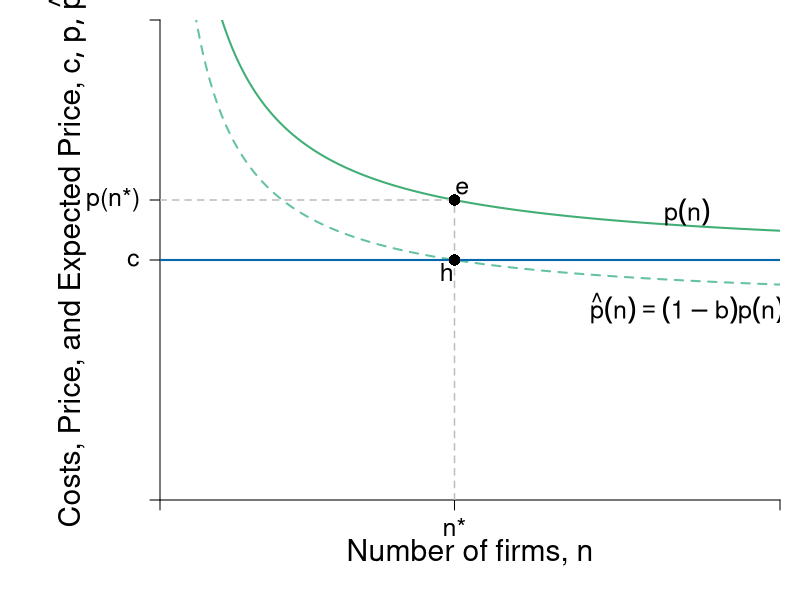

Write the R code that produced this figure.
require(shape)
pdf(file = "competitionmarkets/long_run_n.pdf", width = 9, height = 7)

#Set parameters for graphics
axislabelsize <- 1.8
labelsize <- 1.5
namesize <- 1.8
annotatesize <- 1.5
graphlinewidth <- 2
segmentlinewidth <- 1.5


COL <- c("#7fc97f", "#beaed4", "#fdc086", "#ffff99", "#386cb0", "#f0027f", "#bf5b17", "#666666")
COLA <- c("#e0f3db", "#99d8c9","#66c2a4","#41ae76", "#238b45", "#005824")
COLB <- c("#c6dbef", "#4eb3d3", "#2b8cbe", "#0868ac","#084081")
COLC <- c("#fcfbfd", "#efedf5", "#dadaeb", "#bcbddc", "#9e9ac8", "#807dba", "#6a51a3", "#54278f", "#3f007d")

par(mar =  c(5, 8, 1, 1))

Profit <- function(n, pbar = 60, c = 10, beta = 0.5) {
  (pbar - c)^2 / (((n + 1)^2)*beta)
}

totaln <- function(pi, pbar = 60, c = 10, beta = 0.5){
  (pbar - c)/(sqrt(pi*beta)) - 1
}

cournotPrice <- function(n, pbar = 60, c1 = 10) {
  c1 + (1/(n+1))*(pbar - c1)
}


# Barriers to entry
# Inputs: Probability of BTE (b) and number of firms
# Outputs: Price Level at some n
bte <- function(n, b = 0) {
  cournotPrice(n)*(1-b)
}

nstar <- function(b, pbar = 60, c = 10){
(pbar*(1 - b) - c) / (b*c)
}

#Levels for the barriers to entry specified here
barriers <- c(0.2, 0.5, 0.71)
costs <- c(5, 10)

xlims <- c(0, 40)
ylims <- c(0, 20)

plot(0, 0, xlim = xlims, ylim = ylims, type = "n",
     xlab = expression(paste("")),
     ylab = expression(paste("")), 
     xaxt = "n", 
     yaxt = "n", 
     cex.lab = axislabelsize, 
     bty = "n",
     xaxs="i", 
     yaxs="i")

ticksy <- c(0, 10, cournotPrice(n = nstar(b = barriers[1]), c = costs[2]),  ylims[2])
ylabels <- c(NA, expression(c), expression(paste(p,"(n*)")), NA)
ticksx <- c(0, nstar(b = barriers[1]), xlims[2])
xlabels <- c(NA, expression(paste(n,"*")), NA)

axis(1, at = ticksx, pos = 0, labels = xlabels, cex.axis = labelsize)
axis(2, at = ticksy, pos = 0, labels = ylabels, las = 1, cex.axis = labelsize)

npts <- 500 
xx1 <- seq(xlims[1], xlims[2], length.out = npts)

#Lines for barrier graph
#lines(xx1, bte(n = xx1, b = barriers[3]), col = COLA[3], lty = 2, lwd = segmentlinewidth)
#lines(xx1, bte(n = xx1, b = barriers[2]), col = COLA[3], lty = 2, lwd = segmentlinewidth)
lines(xx1, bte(n = xx1, b = barriers[1]), col = COLA[3], lty = 2, lwd = graphlinewidth)

#Price with no barriers
# No Barrier --- Green
lines(xx1, cournotPrice(xx1, c = costs[2]), col = COLA[4], lwd = graphlinewidth) 


#Label axes
mtext(expression(paste("Number of firms, ", n)), side=1, line = 2.5, cex = axislabelsize)
text(-6, 0.5*ylims[2], expression(paste("Costs, Price, and Expected Price, ", list(c, p, hat(p)) )), xpd = TRUE, cex = axislabelsize, srt = 90) 

text(34, 12, expression(paste(p(n))), cex = labelsize)
text(34, 8, expression(paste(hat(p)*(n) == (1-b)*p(n) )), cex = labelsize)

#line for the marginal cost
segments(0, 10, xlims[2], 10, lty = 1, col = COLB[4] , lwd = graphlinewidth)

#segments for price and number of firms
segments(nstar(b = barriers[1]), 
         0, 
         nstar(b = barriers[1]), 
         cournotPrice(n = nstar(b = barriers[1]), c = costs[2]), 
         lty = 2, col = "gray", lwd = segmentlinewidth)
segments(0, 
         cournotPrice(n = nstar(b = barriers[1]), c = costs[2]), 
         nstar(b = barriers[1]), 
         cournotPrice(n = nstar(b = barriers[1]), c = costs[2]), 
         lty = 2, col = "gray", lwd = segmentlinewidth)


points(nstar(b = barriers[1]), 
       bte(n = nstar(b = barriers[1]), b = barriers[1]), 
       pch = 16, col = "black", cex = 1.5
       )

text(x = nstar(b = barriers[1]) - 0.5, 
     y = bte(n = nstar(b = barriers[1]), b = barriers[1]) - 0.5, 
     expression(paste(h)), cex = labelsize) 

points(nstar(b = barriers[1], c = costs[2]),
       cournotPrice(n = nstar(b = barriers[1], c = costs[2])),
       pch = 16, col = "black", cex = 1.5
       )

text(x = nstar(b = barriers[1]) + 0.5, 
     y = cournotPrice(n = nstar(b = barriers[1])) + 0.5, 
     expression(paste(e)), cex = labelsize) 


dev.off()
